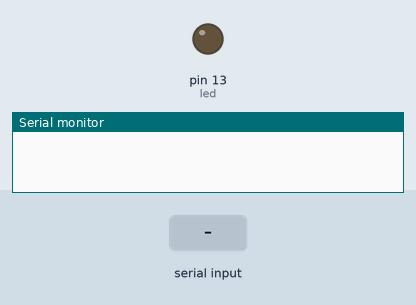
A sketch run on a simulated Arduino Uno, built with avr-gcc and run on an emulated ATmega328P. Shown: output pins drawn as LEDs (lit = HIGH), the last lines printed to the serial monitor. The inputs (shaded band) are chosen by the test bench.

Above: at 1.2 s.
1.3 s: "y" received over Serial
At 2.4 s:
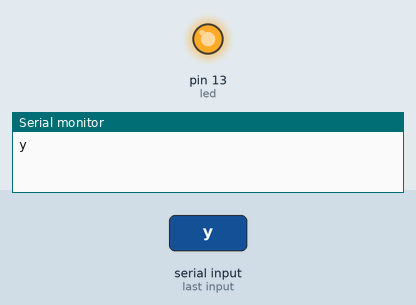
2.8 s: "1" received over Serial
At 3.5 s:
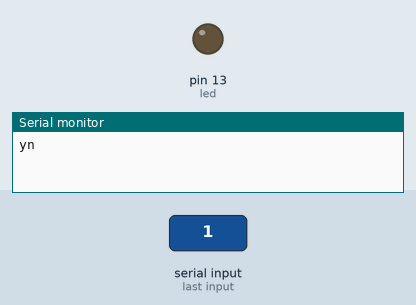
Timing chart, 0 to 5.8 s (numbered marks = the images above; inputs shaded):
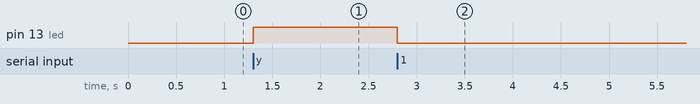

The sketch:

arduinoEscucha.ino
```cpp
int led = 13;

void setup() {
  // initialize the digital pin as an output.
  pinMode(led, OUTPUT);
  Serial.begin(9600);
}

// the loop routine runs over and over again forever:
void loop() {
  if(Serial.available() > 0){
     if(Serial.read()== 'y'){
     digitalWrite(led, HIGH);   // turn the LED on (HIGH is the voltage level)
      Serial.print("y");
   }else{
     digitalWrite(led, LOW);    // turn the LED off by making the voltage LOW
     Serial.print("n");
     }
  }
}
```

Measured:
- after the input at 1.3 s, pin 13 (led): LOW → HIGH at once
- after the input at 2.8 s, pin 13 (led): HIGH → LOW at once
